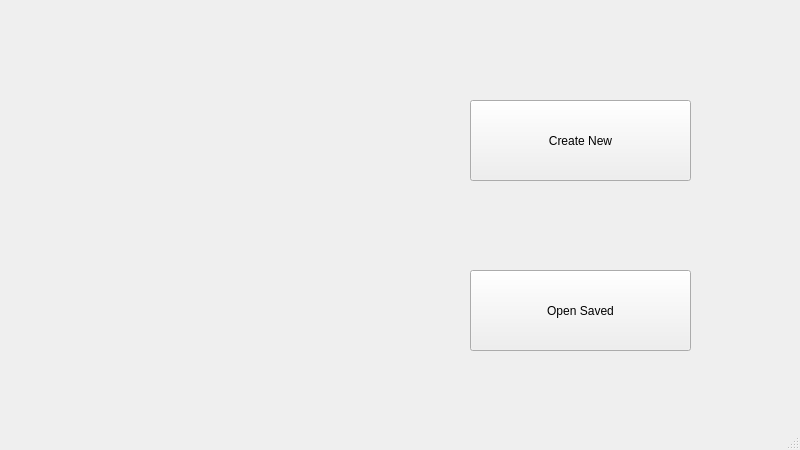
<?xml version="1.0" encoding="UTF-8"?>
<ui version="4.0">
 <class>MainWindow</class>
 <widget class="QMainWindow" name="MainWindow">
  <property name="geometry">
   <rect>
    <x>0</x>
    <y>0</y>
    <width>800</width>
    <height>450</height>
   </rect>
  </property>
  <property name="sizePolicy">
   <sizepolicy hsizetype="Fixed" vsizetype="Fixed">
    <horstretch>0</horstretch>
    <verstretch>0</verstretch>
   </sizepolicy>
  </property>
  <property name="windowTitle">
   <string>MainWindow</string>
  </property>
  <widget class="QWidget" name="centralwidget">
   <widget class="QPushButton" name="createNew">
    <property name="geometry">
     <rect>
      <x>470</x>
      <y>100</y>
      <width>221</width>
      <height>81</height>
     </rect>
    </property>
    <property name="text">
     <string>Create New</string>
    </property>
   </widget>
   <widget class="QPushButton" name="openSaved">
    <property name="geometry">
     <rect>
      <x>470</x>
      <y>270</y>
      <width>221</width>
      <height>81</height>
     </rect>
    </property>
    <property name="text">
     <string>Open Saved</string>
    </property>
   </widget>
  </widget>
  <widget class="QMenuBar" name="menubar">
   <property name="geometry">
    <rect>
     <x>0</x>
     <y>0</y>
     <width>800</width>
     <height>22</height>
    </rect>
   </property>
  </widget>
  <widget class="QStatusBar" name="statusbar"/>
 </widget>
 <resources/>
 <connections/>
</ui>
